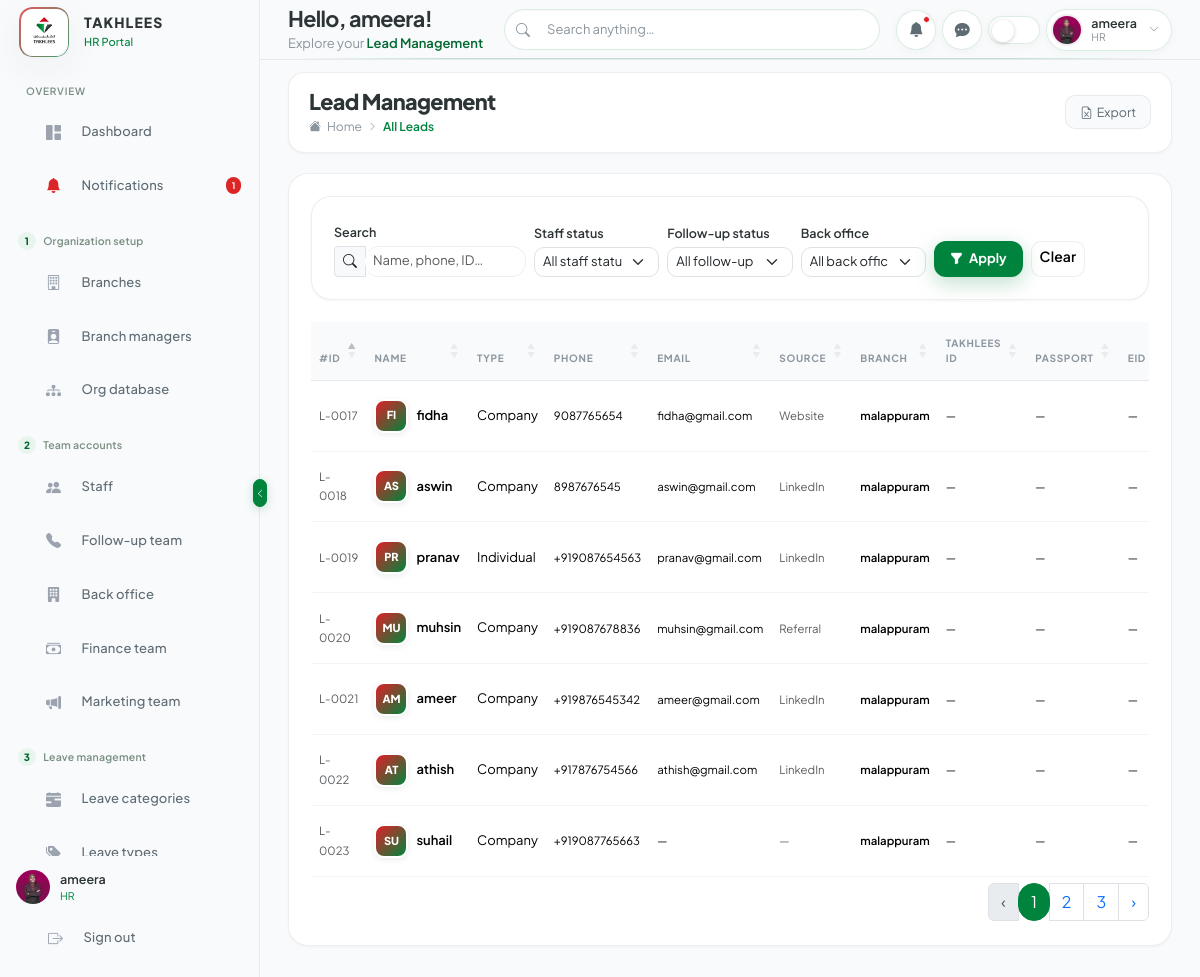
/hr/leads/ (signed in), run on the app's committed database.
### core/models.py (models this page shows, shortened)
class Lead(models.Model):
    class BackofficeStatus(models.TextChoices):
        PENDING = "pending", "Pending check"
        VERIFIED = "verified", "Correct lead"
        REJECTED = "rejected", "Not correct"
    class PipelineStage(models.TextChoices):
        SUBMITTED = "submitted", "Submitted"
        FOLLOWUP = "followup", "With follow-up"
        BRANCH = "branch", "With branch"
    class StaffStage(models.TextChoices):
        NEW = "new", "New"
        CONTACTED = "contacted", "Contacted"
        QUALIFIED = "qualified", "Qualified"
        CONVERTED = "converted", "Converted"
        LOST = "lost", "Lost"
    class HandoverStatus(models.TextChoices):
        PENDING = "pending", "Not handed over"
        HANDED_OVER = "handed_over", "Handed over"
    class ClientType(models.TextChoices):
        COMPANY = "company", "Company"
        INDIVIDUAL = "individual", "Individual"
    created_by = models.ForeignKey(
        settings.AUTH_USER_MODEL,
        on_delete=models.PROTECT,
        related_name="leads_created",
    )
    name = models.CharField(max_length=255)
    company = models.CharField(
        max_length=20,
        choices=ClientType.choices,
        default=ClientType.COMPANY,
    )
    phone = models.CharField(max_length=30)
    email = models.EmailField(blank=True, null=True)
    source = models.ForeignKey(
        LeadSource,
        on_delete=models.PROTECT,
        null=True,
        blank=True,
        related_name="leads",
    )
    service = models.ForeignKey(
        LeadService,
        on_delete=models.PROTECT,
        null=True,
        blank=True,
        related_name="leads",
    )
    service_documents_zip = models.FileField(
        "Service documents (ZIP)",
        upload_to="leads/service_zips/%Y/%m/",
        blank=True,
    )
    payment_verified = models.BooleanField(
        default=False,
        help_text="Staff confirmed customer payment before converting the lead.",
    )
    payment_screenshot = models.ImageField(
        "Payment screenshot",
        upload_to="leads/payment_screenshots/%Y/%m/",
        blank=True,
    )
    service_zip_verified = models.BooleanField(
        default=False,
        help_text="Follow-up confirmed staff ZIP when no extracted files are available.",
    )
    sent_to_followup_at = models.DateTimeField(null=True, blank=True)
    sent_to_backoffice_at = models.DateTimeField(null=True, blank=True)
    notes = models.TextField(blank=True)
    takhlees_id = models.CharField("Takhlees ID", max_length=64, blank=True)
    passport_no = models.CharField("Passport No", max_length=64, blank=True)
    eid_no = models.CharField("EID No", max_length=64, blank=True)
    backoffice_status = models.CharField(
        max_length=20,
        choices=BackofficeStatus.choices,
        default=BackofficeStatus.PENDING,
    )
    backoffice_checked_by = models.ForeignKey(
        settings.AUTH_USER_MODEL,
        on_delete=models.SET_NULL,
        null=True,
        blank=True,
        related_name="leads_backoffice_checked",
    )
    backoffice_checked_at = models.DateTimeField(null=True, blank=True)
    backoffice_notes = models.TextField(blank=True)
    staff_status = models.ForeignKey(
        LeadStatus,
        on_delete=models.PROTECT,
        related_name="leads_staff_status",
        help_text="Status set by branch staff on their portal.",
    )
    followup_status = models.ForeignKey(
        LeadStatus,
        on_delete=models.PROTECT,
        related_name="leads_followup_status",
        null=True,
        blank=True,
        help_text="Status set by the follow-up team (separate from staff status).",
    )
    followup_assigned_to = models.ForeignKey(
        settings.AUTH_USER_MODEL,
        on_delete=models.SET_NULL,
        null=True,
        blank=True,
        related_name="leads_followup_assigned",
    )
    pipeline_stage = models.CharField(
        max_length=20,
        choices=PipelineStage.choices,
        default=PipelineStage.SUBMITTED,
    )
    branch = models.ForeignKey(
        "branch.Branch",
        on_delete=models.SET_NULL,
        null=True,
        blank=True,
        related_name="leads",
    )
    next_followup_date = models.DateField(null=True, blank=True)
    service_expire_date = models.DateField(
        null=True,
        blank=True,
        help_text="Service expiry date set by follow-up; shown on portal calendars.",
    )
    renewal_assigned_to = models.ForeignKey(
        settings.AUTH_USER_MODEL,
        on_delete=models.SET_NULL,
        null=True,
        blank=True,
        related_name="renewal_assigned_leads"
    )
    renewal_handled = models.BooleanField(
        default=False,
        help_text="Indicates if this renewal alert has been handled (e.g. by creating a new lead)."
    )
    renewed_from = models.ForeignKey(
        'self',
        on_delete=models.SET_NULL,
        null=True,
        blank=True,
        related_name="renewal_leads",
        help_text="If this lead was created as a renewal, this links to the original lead."
    )
    doc_passport_collected = models.BooleanField(
        default=False,
        help_text="Follow-up collected passport copy.",
    )
    doc_certificates_collected = models.BooleanField(
        default=False,
        help_text="Follow-up collected certificates.",
    )
    doc_photos_collected = models.BooleanField(
        default=False,
        help_text="Follow-up collected photos.",
    )
    doc_collection_notes = models.TextField(
        blank=True,
        help_text="Missing documents or collection notes from follow-up.",
    )
    staff_stage = models.CharField(
        max_length=20,
        choices=StaffStage.choices,
        default=StaffStage.NEW,
    )
    staff_conversion_note = models.TextField(blank=True)
    lost_reason_type = models.ForeignKey(
        LeadLostReasonType,
        on_delete=models.SET_NULL,
        null=True,
        blank=True,
        related_name="leads",
        help_text="Reason type when staff marks the lead as Lost.",
    )
    handover_status = models.CharField(
        max_length=20,
        choices=HandoverStatus.choices,
        default=HandoverStatus.PENDING,
    )
    handover_note = models.TextField(blank=True)
    handed_over_at = models.DateTimeField(null=True, blank=True)
    created_at = models.DateTimeField(auto_now_add=True)
    updated_at = models.DateTimeField(auto_now=True)
    class Meta:
        ordering = ["-created_at"]
    @property
    def display_id(self):
        return f"L-{self.pk:04d}"
    @property
    def initials(self):
        from core.profile_utils import get_initials
        return get_initials(self.name)

class LeadSource(models.Model):
    name = models.CharField(max_length=255)
    code = models.SlugField(max_length=50, unique=True, blank=True)
    description = models.TextField(blank=True)
    is_active = models.BooleanField(default=True)
    sort_order = models.PositiveSmallIntegerField(default=0)
    created_at = models.DateTimeField(auto_now_add=True)
    updated_at = models.DateTimeField(auto_now=True)
    class Meta:
        verbose_name = "Lead source"
        verbose_name_plural = "Lead sources"
        ordering = ["sort_order", "name"]

### branch/models.py (models this page shows, shortened)
class Branch(models.Model):
    name = models.CharField(max_length=255)
    email = models.EmailField()
    phone = models.CharField(max_length=255)
    opening_date = models.DateField()
    nationality = models.CharField(max_length=255)
    address = models.TextField()
    city = models.CharField(max_length=255)
    state = models.CharField(max_length=255)
    is_deleted = models.BooleanField(default=False)
    deleted_at = models.DateTimeField(null=True, blank=True)
    created_at = models.DateTimeField(auto_now_add=True)
    updated_at = models.DateTimeField(auto_now=True)
    objects = models.Manager()
    active = ActiveBranchQuerySet()
    class Meta:
        ordering = ["-created_at"]

### hr/views.py (the view)
# urls.py: path("leads/", views.all_leads, name="all_leads"),
@login_required(login_url="core:login")
def leads(request):
    from core.lead_filters import (
        apply_lead_list_filters,
        filters_are_active,
        lead_filter_context,
        parse_lead_list_filters,
    )
    from core.models import Lead
    filters = parse_lead_list_filters(request)
    queryset = apply_lead_list_filters(
        Lead.objects.select_related(
            "created_by",
            "branch",
            "backoffice_checked_by",
            "followup_assigned_to",
            "source",
            "staff_status",
            "followup_status",
            "created_by__staff_profile__branch",
        ),
        filters,
    )
    return _render_page(
        request,
        "hr/pages/leads.html",
        "Lead Management",
        "leads",
        leads=queryset[:500],
        filters_active=filters_are_active(filters),
        **lead_filter_context(filters, show_staff=True, show_followup=True, show_backoffice=True),
    )

### templates/hr/base.html (shortened to what this page needs)
{% load static %}
<!DOCTYPE html>
<html lang="en" data-theme="light">
<head>
    <link href="https://cdn.jsdelivr.net/npm/bootstrap@5.3.3/dist/css/bootstrap.min.css" rel="stylesheet" />
    <link href="https://cdn.jsdelivr.net/npm/bootstrap-icons@1.11.3/font/bootstrap-icons.css" rel="stylesheet" />
    <link href="https://cdn.datatables.net/1.13.8/css/dataTables.bootstrap5.min.css" rel="stylesheet" />
    <link href="https://cdn.jsdelivr.net/npm/sweetalert2@11/dist/sweetalert2.min.css" rel="stylesheet" />
    <link href="{% static 'hr/css/app.css' %}?v=20260703" rel="stylesheet" />
    <link href="{% static 'hr/css/takhlees-theme.css' %}?v=20260702" rel="stylesheet" />
    <link href="{% static 'hr/css/portal-ui.css' %}?v=20260622" rel="stylesheet" />
    <link href="{% static 'hr/css/portal-dashboard.css' %}?v=20260623" rel="stylesheet" />
</head>
<body data-page="{{ active_nav }}">
    <div id="app-wrapper">
        {% include "hr/includes/sidebar.html" %}
        <button id="sidebar-toggle-btn" onclick="toggleSidebar()" title="Toggle Sidebar" type="button">
            <i class="bi bi-chevron-left" id="sidebar-toggle-icon"></i>
        </button>
        <div id="main-wrapper">
            {% include "hr/includes/topbar.html" %}
            <main id="page-content">
                {% include content_template %}
            </main>
        </div>
    </div>
</body>
</html>

### templates/hr/includes/sidebar.html
{% load profile_tags %}
<nav id="sidebar">
    <div class="sidebar-brand">
        {% url 'hr:dashboard' as dashboard_url %}
        {% include "core/includes/brand_logo.html" with brand_url=dashboard_url brand_subtitle="HR Portal" %}
    </div>
    <div class="sidebar-nav">
        {% for section in hr_nav_sections %}
            {% if section.label %}
            <div class="nav-section-heading{% if section.step %} nav-section-heading--stepped{% endif %}">
                {% if section.step %}<span class="nav-section-step">{{ section.step }}</span>{% endif %}
                <span class="nav-section-heading-text">{{ section.label }}</span>
            </div>
            {% endif %}
            <ul class="nav-item-group{% if section.label %} nav-item-group-section{% endif %}">
                {% for item in section.items %}
                <li>
                    <a class="nav-link-item{% if active_nav == item.nav_key %} active{% endif %}" href="{% url item.url_name %}">
                        <span class="nav-icon">
                            {% if item.nav_key == 'notifications' and total_notification_count %}
                            <i class="bi bi-bell-fill nav-icon-alert"></i>
                            {% else %}
                            <i class="{{ item.icon }}"></i>
                            {% endif %}
                        </span>
                        <span class="nav-link-text">{{ item.label }}</span>
                        {% if item.nav_key == 'notifications' and total_notification_count %}
                        <span class="nav-badge nav-badge-alert">{{ total_notification_count }}</span>
                        {% endif %}
                    </a>
                </li>
                {% endfor %}
            </ul>
        {% endfor %}
    </div>
    <div class="sidebar-footer">
        <a href="{% url 'hr:profile' %}" class="sidebar-user text-decoration-none mb-2">
            {% profile_avatar request.user size="sm" extra_class="hr-user-avatar" %}
            <div class="sidebar-user-info">
                <div class="user-name">{{ hr_display_name }}</div>
                <div class="user-role">{{ hr_role }}</div>
            </div>
        </a>
        <a href="{% url 'core:logout' %}" class="nav-link-item py-2" style="font-size:12px">
            <span class="nav-icon"><i class="bi bi-box-arrow-right"></i></span>
            <span class="nav-link-text">Sign out</span>
        </a>
    </div>
</nav>

### templates/hr/includes/topbar.html (shortened to what this page needs)
{% load profile_tags %}
<header id="topbar">
    <div class="topbar-greeting d-none d-lg-block">
        <div class="topbar-greeting-title">Hello, {{ hr_display_name }}!</div>
        <div class="topbar-greeting-sub">Explore your <span class="topbar-greeting-page">{{ page_title }}</span></div>
    </div>
    <div class="topbar-search">
        <i class="bi bi-search search-icon"></i>
        <input type="text" placeholder="Search anything…" id="globalSearch" />
    </div>
    <div class="topbar-actions">
        <div class="dropdown">
            <button class="topbar-btn" data-bs-toggle="dropdown" type="button" aria-label="Notifications">
                <i class="bi bi-bell-fill"></i>
                {% if total_notification_count %}<span class="badge-dot"></span>{% endif %}
            </button>
        </div>
        <div class="dropdown">
            <button class="topbar-btn" data-bs-toggle="dropdown" type="button">
                <i class="bi bi-chat-dots-fill"></i>
            </button>
        </div>
        <button class="theme-toggle" onclick="toggleTheme()" title="Toggle Dark/Light Mode" type="button"></button>
        <div class="dropdown">
            <div class="topbar-user" data-bs-toggle="dropdown">
                {% profile_avatar request.user size="xs" extra_class="hr-user-avatar" %}
                <div class="user-info d-none d-md-flex">
                    <span class="user-name">{{ hr_display_name }}</span>
                    <span class="user-role">{{ hr_role }}</span>
                </div>
                <i class="bi bi-chevron-down" style="font-size:10px;color:var(--text-muted);margin-left:4px"></i>
            </div>
        </div>
    </div>
</header>

### templates/hr/includes/lead_rows.html (shortened to what this page needs)
{% for lead in leads %}
<tr>
    <td><span class="text-muted small">{{ lead.display_id }}</span></td>
    <td>
        <div class="d-flex align-items-center gap-2">
            <div class="avatar-xs lead-avatar">{{ lead.initials }}</div>
            <span class="fw-semibold">{{ lead.name }}</span>
        </div>
    </td>
    <td>{{ lead.get_company_display }}</td>
    <td class="small">{{ lead.phone }}</td>
    <td class="small">{{ lead.email|default:"—" }}</td>
    <td class="text-muted small">{{ lead.source.name|default:"—" }}</td>
    <td class="small fw-semibold">{{ lead.branch.name|default:"—" }}</td>
    <td class="small">{{ lead.takhlees_id|default:"—" }}</td>
    <td class="small">{{ lead.passport_no|default:"—" }}</td>
    <td class="small">{{ lead.eid_no|default:"—" }}</td>
</tr>
{% empty %}
<tr>
    <td colspan="15" class="text-center text-muted py-4">No leads found.</td>
</tr>
{% endfor %}

### data on the page
Lead: display_id "L-0023", initials "SU", name "suhail", company "Company", phone "+919087765663", email "—", source.name "—", branch.name "malappuram", takhlees_id "—", passport_no "—", eid_no "—"
Lead: display_id "L-0022", initials "AT", name "athish", company "Company", phone "+917876754566", email "athish@gmail.com", source.name "LinkedIn", branch.name "malappuram", takhlees_id "—", passport_no "—", eid_no "—"
Lead: display_id "L-0021", initials "AM", name "ameer", company "Company", phone "+919876545342", email "ameer@gmail.com", source.name "LinkedIn", branch.name "malappuram", takhlees_id "—", passport_no "—", eid_no "—"
Lead: display_id "L-0020", initials "MU", name "muhsin", company "Company", phone "+919087678836", email "muhsin@gmail.com", source.name "Referral", branch.name "malappuram", takhlees_id "—", passport_no "—", eid_no "—"
Lead: display_id "L-0019", initials "PR", name "pranav", company "Individual", phone "+919087654563", email "pranav@gmail.com", source.name "LinkedIn", branch.name "malappuram", takhlees_id "—", passport_no "—", eid_no "—"
Lead: display_id "L-0018", initials "AS", name "aswin", company "Company", phone "8987676545", email "aswin@gmail.com", source.name "LinkedIn", branch.name "malappuram", takhlees_id "—", passport_no "—", eid_no "—"
Lead: display_id "L-0017", initials "FI", name "fidha", company "Company", phone "9087765654", email "fidha@gmail.com", source.name "Website", branch.name "malappuram", takhlees_id "—", passport_no "—", eid_no "—"

### other printed values
{{ brand_subtitle|default:"HRMS Portal" }} "HR Portal"
{{ section.label }} "OVERVIEW" "Organization setup" "Team accounts" "Leave management"
{{ item.label }} "Dashboard" "Notifications" "Branches" "Branch managers" "Org database" "Staff" "Follow-up team" "Back office" "Finance team" "Marketing team" "Leave categories"
{{ total_notification_count }} "1"
{{ section.step }} "1" "2" "3"
{{ hr_display_name }} "ameera"
{{ hr_role }} "HR"
{{ page_title }} "Lead Management"
